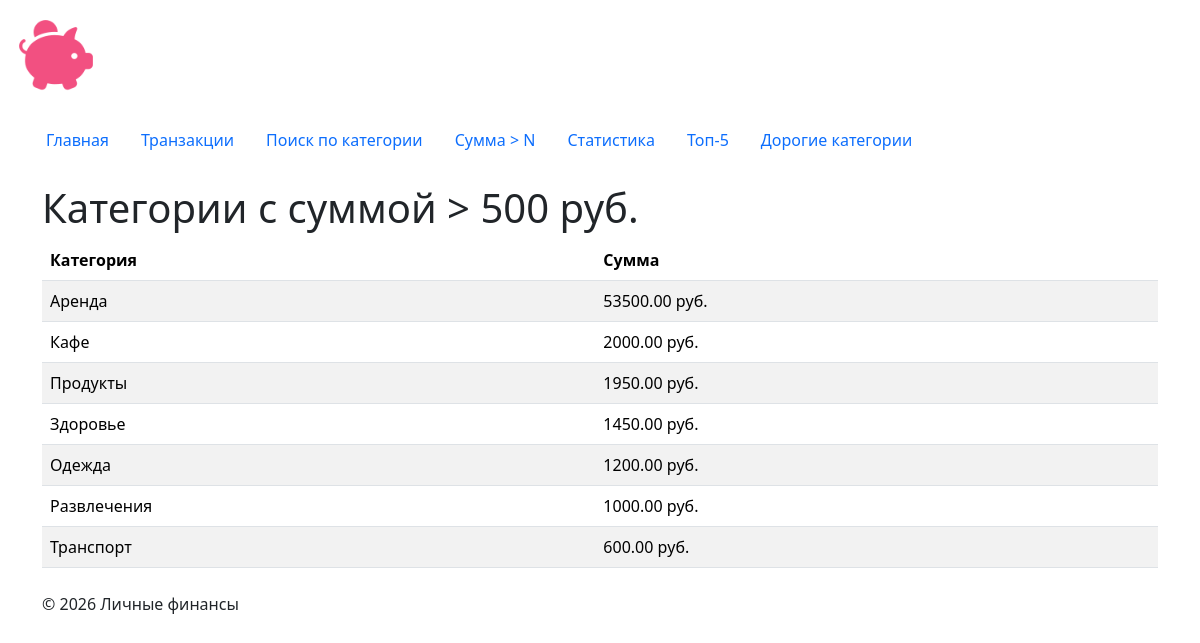
/stats/expensive/, run on the app's committed database.
### transactions/models.py (models this page shows, shortened)
class Category(models.Model):
    name = models.CharField(max_length=100, verbose_name="Название категории")
    class Meta:
        verbose_name = "Категория"
        verbose_name_plural = "Категории"
        ordering = ["name"]

### transactions/views.py (the view)
# urls.py: path("expensive/", transaction_views.expensive_categories, name="expensive"),
def expensive_categories(request):
    categories = (
        Category.objects.annotate(total=Sum("transactions__amount"))
        .filter(total__gt=500)
        .order_by("-total")
    )
    return render(
        request,
        "stats/expensive_categories.html",
        {"categories": categories},
    )

### stats/templates/stats/expensive_categories.html (shortened to what this page needs)
{% extends "base.html" %}
{% block content %}
<h1>Категории с суммой &gt; 500 руб.</h1>
<table class="table table-striped">
    <thead><tr><th>Категория</th><th>Сумма</th></tr></thead>
    <tbody>
    {% for c in categories %}
    <tr><td>{{ c.name }}</td><td>{{ c.total|floatformat:2 }} руб.</td></tr>
    {% empty %}
    <tr><td colspan="2">Нет таких категорий.</td></tr>
    {% endfor %}
    </tbody>
</table>
{% endblock %}

### homepage/static/homepage/css/style.css (style rules this page uses)
body { min-height: 100vh; }

### data on the page
Category: name "Аренда", total "53500.00"
Category: name "Кафе", total "2000.00"
Category: name "Продукты", total "1950.00"
Category: name "Здоровье", total "1450.00"
Category: name "Одежда", total "1200.00"
Category: name "Развлечения", total "1000.00"
Category: name "Транспорт", total "600.00"
